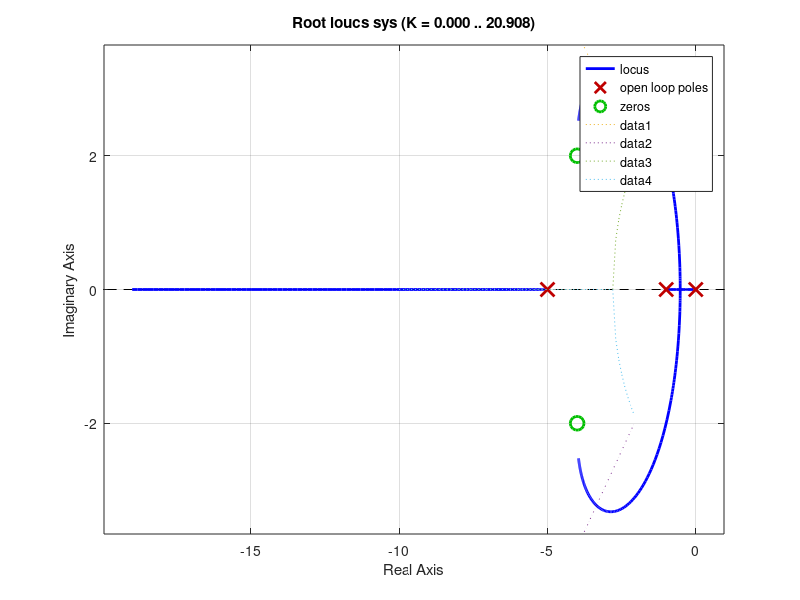

MATLAB code for this plot:
% Chapter 11: Figure 11.29%%   Root locus for the automatic test system%   including performance specification regions.%num=[1 8 20]; den=[1 6 5 0]; sys=tf(num,den);clf; rlocus(sys); hold on%zeta=0.72; wn=2.8;x=[-10:0.1:-zeta*wn]; y=-(sqrt(1-zeta^2)/zeta)*x;xc=[-10:0.1:-zeta*wn];c=sqrt(wn^2-xc.^2);plot(x,y,':',x,-y,':',xc,c,':',xc,-c,':')